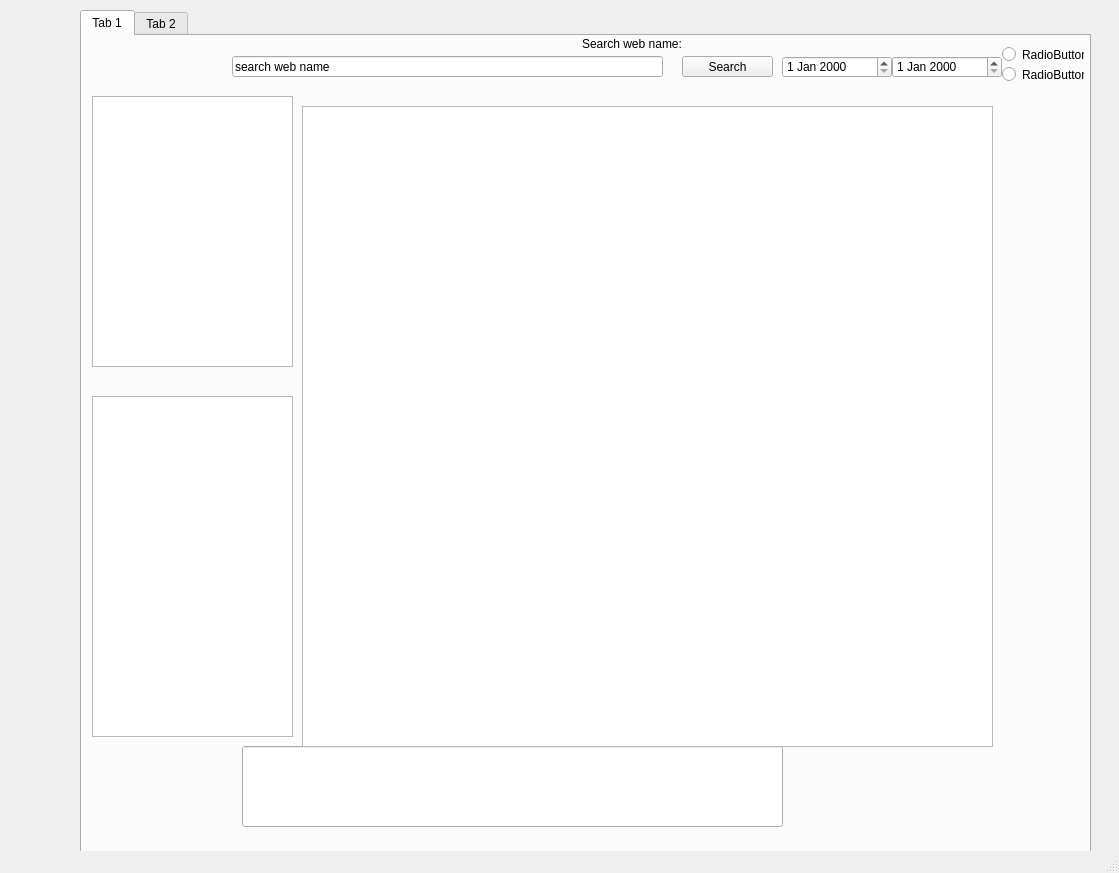
<?xml version="1.0" encoding="UTF-8"?>
<ui version="4.0">
 <class>MainWindow</class>
 <widget class="QMainWindow" name="MainWindow">
  <property name="geometry">
   <rect>
    <x>0</x>
    <y>0</y>
    <width>1119</width>
    <height>873</height>
   </rect>
  </property>
  <property name="windowTitle">
   <string>MainWindow</string>
  </property>
  <widget class="QWidget" name="centralwidget">
   <widget class="QTabWidget" name="tabWidget">
    <property name="geometry">
     <rect>
      <x>80</x>
      <y>10</y>
      <width>1011</width>
      <height>851</height>
     </rect>
    </property>
    <property name="currentIndex">
     <number>0</number>
    </property>
    <widget class="QWidget" name="tab">
     <attribute name="title">
      <string>Tab 1</string>
     </attribute>
     <widget class="QWidget" name="verticalLayoutWidget">
      <property name="geometry">
       <rect>
        <x>160</x>
        <y>710</y>
        <width>541</width>
        <height>81</height>
       </rect>
      </property>
      <layout class="QVBoxLayout" name="verticalLayout_2">
       <item>
        <widget class="QLineEdit" name="lineEdit_2">
         <property name="enabled">
          <bool>true</bool>
         </property>
         <property name="sizePolicy">
          <sizepolicy hsizetype="Expanding" vsizetype="Expanding">
           <horstretch>0</horstretch>
           <verstretch>0</verstretch>
          </sizepolicy>
         </property>
        </widget>
       </item>
      </layout>
     </widget>
     <widget class="QLabel" name="label">
      <property name="geometry">
       <rect>
        <x>500</x>
        <y>0</y>
        <width>121</width>
        <height>16</height>
       </rect>
      </property>
      <property name="text">
       <string>Search web name:</string>
      </property>
     </widget>
     <widget class="QPushButton" name="search_button">
      <property name="geometry">
       <rect>
        <x>600</x>
        <y>20</y>
        <width>91</width>
        <height>21</height>
       </rect>
      </property>
      <property name="text">
       <string>Search</string>
      </property>
     </widget>
     <widget class="QTableView" name="tableView">
      <property name="geometry">
       <rect>
        <x>220</x>
        <y>70</y>
        <width>691</width>
        <height>641</height>
       </rect>
      </property>
     </widget>
     <widget class="QListWidget" name="listWidget">
      <property name="geometry">
       <rect>
        <x>10</x>
        <y>60</y>
        <width>201</width>
        <height>271</height>
       </rect>
      </property>
     </widget>
     <widget class="QLineEdit" name="search_bar">
      <property name="geometry">
       <rect>
        <x>150</x>
        <y>20</y>
        <width>431</width>
        <height>21</height>
       </rect>
      </property>
      <property name="toolTip">
       <string>&lt;html&gt;&lt;head/&gt;&lt;body&gt;&lt;p&gt;Search for Website name&lt;/p&gt;&lt;p&gt;&lt;br/&gt;&lt;/p&gt;&lt;/body&gt;&lt;/html&gt;</string>
      </property>
      <property name="whatsThis">
       <string>&lt;html&gt;&lt;head/&gt;&lt;body&gt;&lt;p&gt;Search for Website name&lt;/p&gt;&lt;/body&gt;&lt;/html&gt;</string>
      </property>
      <property name="text">
       <string>search web name</string>
      </property>
     </widget>
     <widget class="QListWidget" name="listWidget_2">
      <property name="geometry">
       <rect>
        <x>10</x>
        <y>360</y>
        <width>201</width>
        <height>341</height>
       </rect>
      </property>
     </widget>
     <widget class="QDateEdit" name="dateEdit">
      <property name="geometry">
       <rect>
        <x>700</x>
        <y>20</y>
        <width>110</width>
        <height>22</height>
       </rect>
      </property>
     </widget>
     <widget class="QDateEdit" name="dateEdit_2">
      <property name="geometry">
       <rect>
        <x>810</x>
        <y>20</y>
        <width>110</width>
        <height>22</height>
       </rect>
      </property>
     </widget>
     <widget class="QRadioButton" name="radioButton">
      <property name="geometry">
       <rect>
        <x>920</x>
        <y>10</y>
        <width>82</width>
        <height>17</height>
       </rect>
      </property>
      <property name="text">
       <string>RadioButton</string>
      </property>
     </widget>
     <widget class="QRadioButton" name="radioButton_2">
      <property name="geometry">
       <rect>
        <x>920</x>
        <y>30</y>
        <width>82</width>
        <height>17</height>
       </rect>
      </property>
      <property name="text">
       <string>RadioButton</string>
      </property>
     </widget>
    </widget>
    <widget class="QWidget" name="tab_2">
     <attribute name="title">
      <string>Tab 2</string>
     </attribute>
    </widget>
   </widget>
  </widget>
  <widget class="QMenuBar" name="menubar">
   <property name="geometry">
    <rect>
     <x>0</x>
     <y>0</y>
     <width>1119</width>
     <height>21</height>
    </rect>
   </property>
  </widget>
  <widget class="QStatusBar" name="statusbar"/>
 </widget>
 <resources/>
 <connections/>
</ui>
